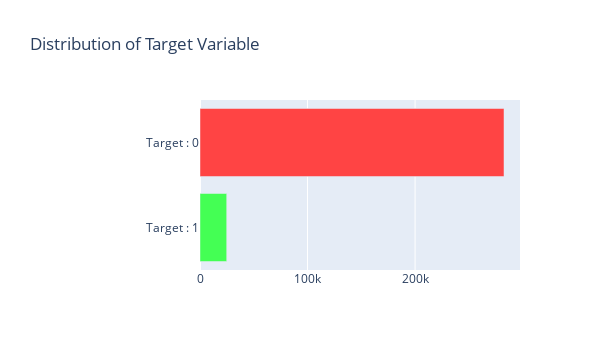

Notebook code for this chart:
### Markdown cell above
> There are total 307,511 rows which contains the information of loans and there are 122 variables. 

> The target variable defines if the client had payment difficulties meaning he/she had late payment more than X days on at least one of the first Y installments of the loan. Such case is marked as 1 while other all other cases as 0.

### 2.2 Distribution of Target Variable 

The target variable defines weather the loan was repayed or not. Let us look at what is the distribution of loan repayment in the training dataset.

### Code cell
# Target Variable Distribution 
bar_hor(app_train, "TARGET", "Distribution of Target Variable" , ["#44ff54", '#ff4444'], h=350, w=600, lm=200, xlb = ['Target : 1','Target : 0'])

### Figure 1 — Plotly figure (JSON) as saved in the notebook; plotly's stock layout.template omitted (floating-point values rounded to 4 significant figures)
{"data": [{"marker": {"color": ["#44ff54", "#ff4444"]}, "orientation": "h", "type": "bar", "x": [24825, 282686], "y": ["Target : 1", "Target : 0"]}], "layout": {"height": 350, "margin": {"l": 200}, "title": {"text": "Distribution of Target Variable"}, "width": 600}}
